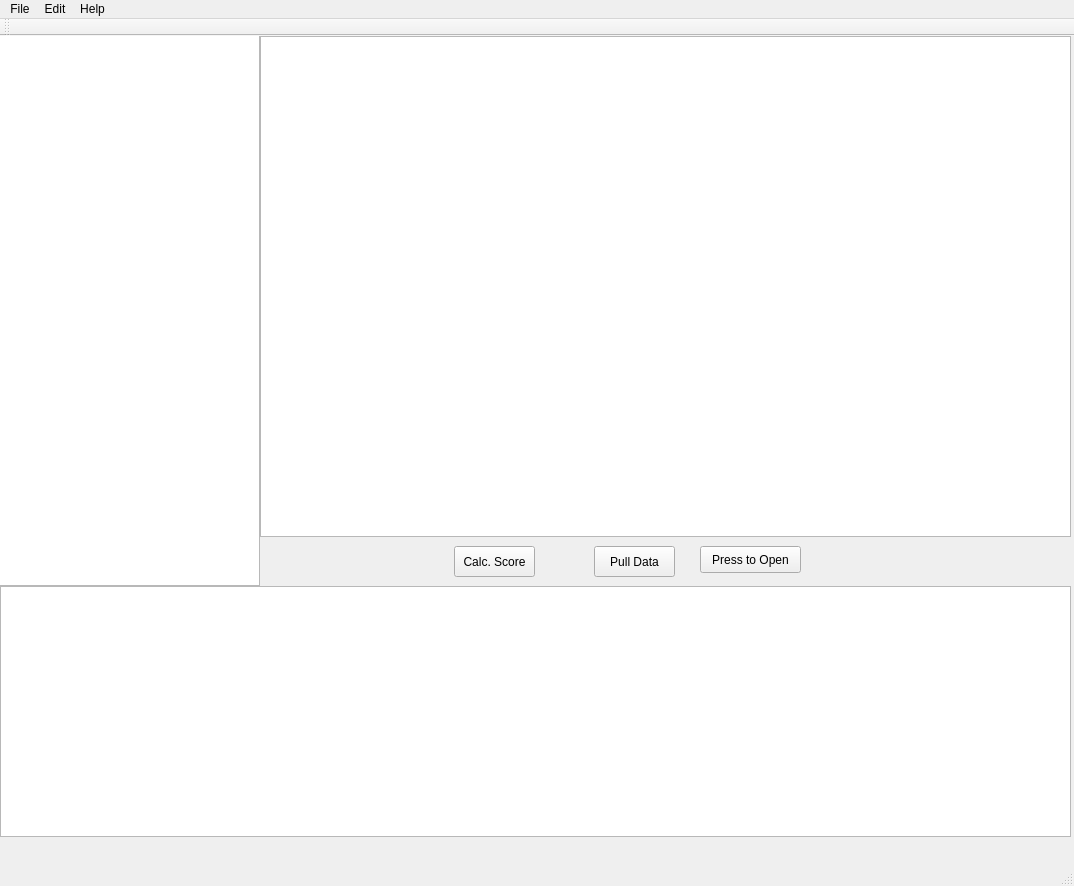
<?xml version="1.0" encoding="UTF-8"?>
<ui version="4.0">
 <class>MainWindow</class>
 <widget class="QMainWindow" name="MainWindow">
  <property name="geometry">
   <rect>
    <x>0</x>
    <y>0</y>
    <width>1074</width>
    <height>886</height>
   </rect>
  </property>
  <property name="windowTitle">
   <string>MainWindow</string>
  </property>
  <widget class="QWidget" name="centralwidget">
   <widget class="QWidget" name="verticalLayoutWidget">
    <property name="geometry">
     <rect>
      <x>-1</x>
      <y>-1</y>
      <width>261</width>
      <height>551</height>
     </rect>
    </property>
    <layout class="QVBoxLayout" name="verticalLayout">
     <item>
      <widget class="QTreeView" name="treeView"/>
     </item>
    </layout>
   </widget>
   <widget class="QPushButton" name="windowPrintBtn">
    <property name="geometry">
     <rect>
      <x>700</x>
      <y>510</y>
      <width>101</width>
      <height>27</height>
     </rect>
    </property>
    <property name="text">
     <string>Press to Open</string>
    </property>
    <property name="addObject" stdset="0">
     <string/>
    </property>
   </widget>
   <widget class="QPushButton" name="windowDataBtn">
    <property name="geometry">
     <rect>
      <x>594</x>
      <y>510</y>
      <width>81</width>
      <height>31</height>
     </rect>
    </property>
    <property name="text">
     <string>Pull Data</string>
    </property>
   </widget>
   <widget class="QPushButton" name="windowPlotBtn">
    <property name="geometry">
     <rect>
      <x>454</x>
      <y>510</y>
      <width>81</width>
      <height>31</height>
     </rect>
    </property>
    <property name="text">
     <string>Calc. Score</string>
    </property>
   </widget>
   <widget class="QGraphicsView" name="graphicsView">
    <property name="geometry">
     <rect>
      <x>0</x>
      <y>550</y>
      <width>1071</width>
      <height>251</height>
     </rect>
    </property>
   </widget>
   <widget class="QTableView" name="tableView">
    <property name="geometry">
     <rect>
      <x>260</x>
      <y>0</y>
      <width>811</width>
      <height>501</height>
     </rect>
    </property>
   </widget>
  </widget>
  <widget class="QMenuBar" name="menubar">
   <property name="geometry">
    <rect>
     <x>0</x>
     <y>0</y>
     <width>1074</width>
     <height>21</height>
    </rect>
   </property>
   <widget class="QMenu" name="menuFile">
    <property name="title">
     <string>File</string>
    </property>
    <addaction name="actionOpen"/>
    <addaction name="actionSave"/>
    <addaction name="actionSave_As"/>
   </widget>
   <widget class="QMenu" name="menuEdit">
    <property name="title">
     <string>Edit</string>
    </property>
    <addaction name="actionSelect_All"/>
   </widget>
   <widget class="QMenu" name="menuHelp">
    <property name="title">
     <string>Help</string>
    </property>
    <addaction name="actionHelp"/>
   </widget>
   <addaction name="menuFile"/>
   <addaction name="menuEdit"/>
   <addaction name="menuHelp"/>
  </widget>
  <widget class="QStatusBar" name="statusbar"/>
  <widget class="QToolBar" name="toolBar">
   <property name="windowTitle">
    <string>toolBar</string>
   </property>
   <attribute name="toolBarArea">
    <enum>TopToolBarArea</enum>
   </attribute>
   <attribute name="toolBarBreak">
    <bool>false</bool>
   </attribute>
  </widget>
  <action name="actionOpen">
   <property name="text">
    <string>Open</string>
   </property>
  </action>
  <action name="actionSave">
   <property name="text">
    <string>Save</string>
   </property>
  </action>
  <action name="actionSave_As">
   <property name="text">
    <string>Save As</string>
   </property>
  </action>
  <action name="actionSelect_All">
   <property name="text">
    <string>Select All</string>
   </property>
  </action>
  <action name="actionHelp">
   <property name="text">
    <string>Help</string>
   </property>
  </action>
 </widget>
 <resources/>
 <connections/>
</ui>
